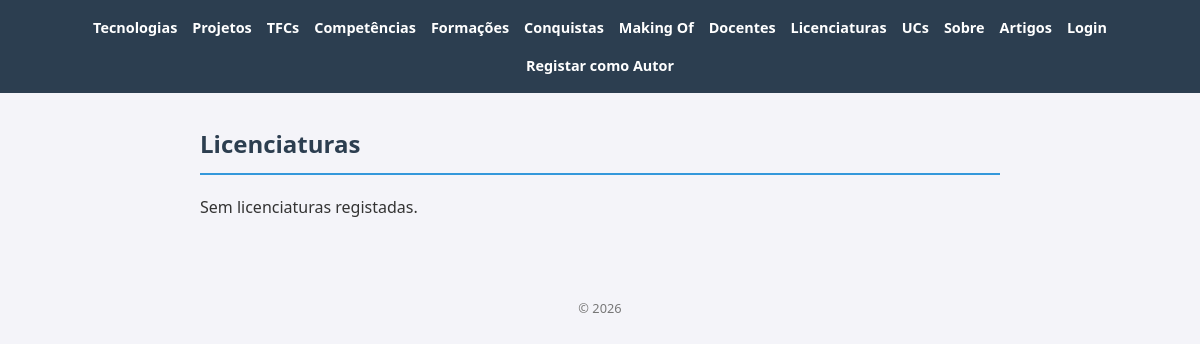
/portfolio/licenciaturas/, run on an earlier commit of the app's database.
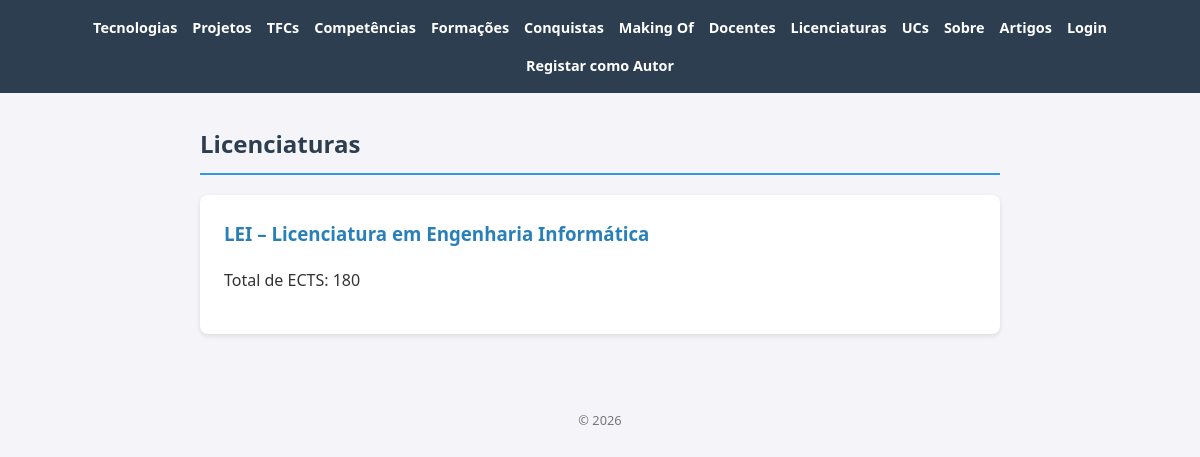
And on a later commit of the database.
### portfolio/models.py (models this page shows, shortened)
class Licenciatura(models.Model):
    nome = models.CharField(max_length=200)
    sigla = models.CharField(max_length=20)
    ects = models.IntegerField(default=180)

### portfolio/views.py (the view)
# urls.py: path('licenciaturas/', views.licenciaturas_view, name='licenciaturas'),
def licenciaturas_view(request):
    licenciaturas = Licenciatura.objects.all()
    return render(request, 'licenciaturas.html', {'licenciaturas': licenciaturas})

### portfolio/templates/licenciaturas.html
{% extends "base.html" %}
{% block content %}
<h2>Licenciaturas</h2>
{% for l in licenciaturas %}
    <article>
        <h3>{{ l.sigla }} – {{ l.nome }}</h3>
        <p>Total de ECTS: {{ l.ects }}</p>
    </article>
{% empty %}
    <p>Sem licenciaturas registadas.</p>
{% endfor %}
{% endblock %}

What changed in the data, as far as the page shows it:
added Licenciatura: sigla "LEI", nome "Licenciatura em Engenharia Informática", ects "180"
Also different on the page:
text no longer shown: "Sem licenciaturas registadas."
